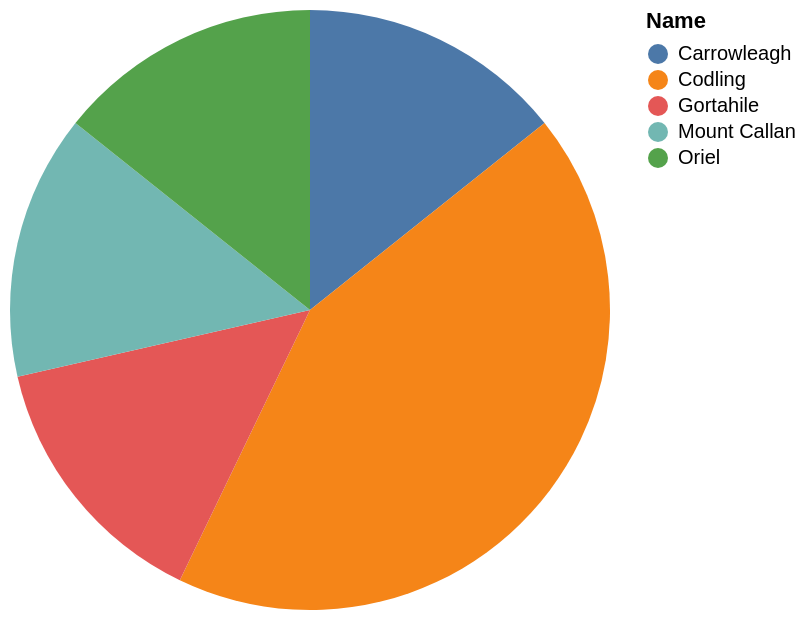

Describe this chart as a Vega-Lite specification.
### Vega-Lite specification from a JSON file in a GitHub repository (floating-point values rounded to 4 significant figures)
{"data": {"values": [{"x_data": "Carrowleagh", "y_data": 1}, {"x_data": "Codling", "y_data": 3}, {"x_data": "Gortahile", "y_data": 1}, {"x_data": "Mount Callan", "y_data": 1}, {"x_data": "Oriel", "y_data": 1}]}, "mark": "arc", "encoding": {"theta": {"field": "y_data", "type": "quantitative", "title": "COUNT(Name)"}, "color": {"field": "x_data", "type": "nominal", "title": "Name"}}}
